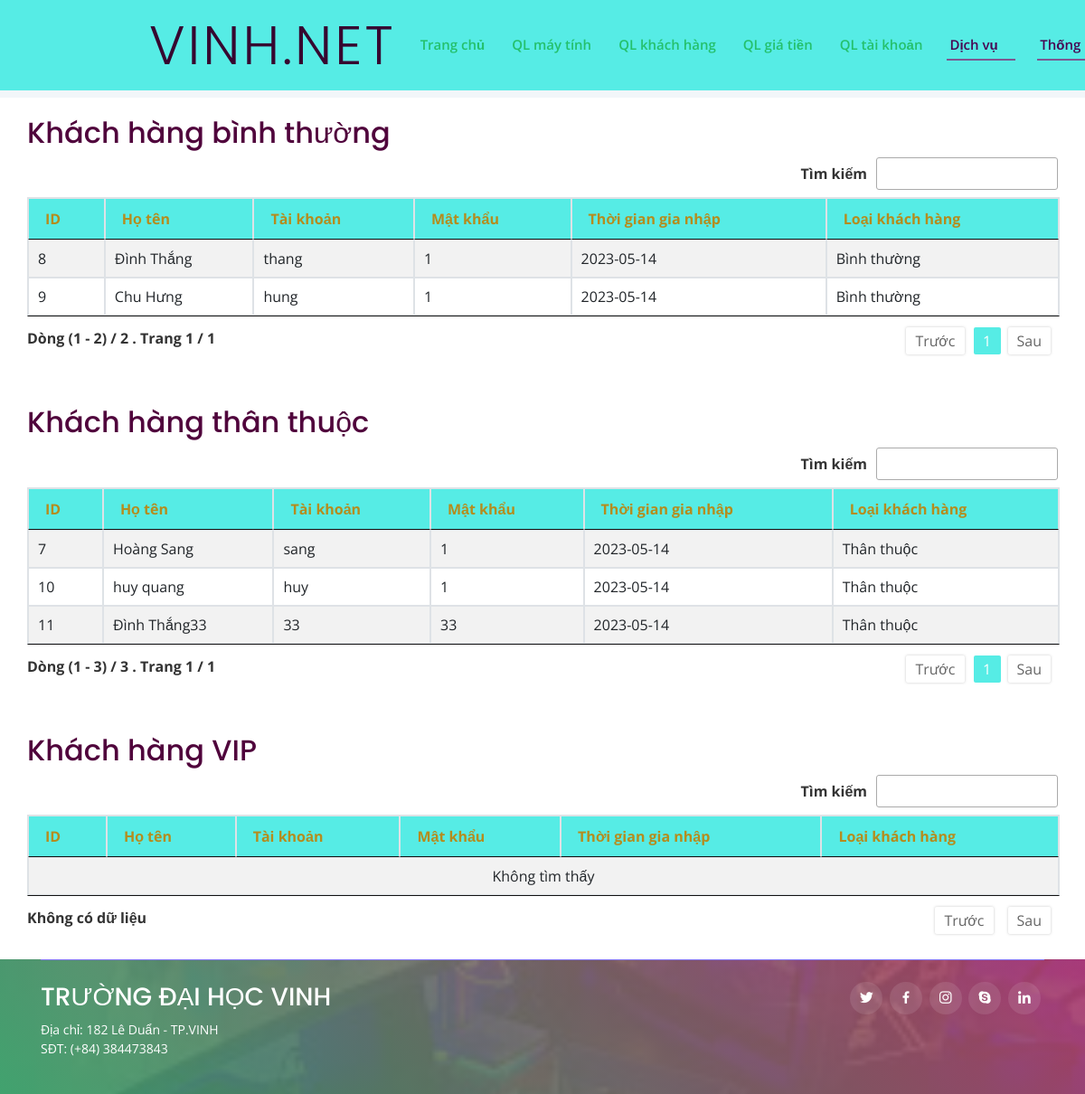
Screenshot of /thong-ke-khach-hang.php (signed in) with the database file from the repository.
### tables this page shows
CREATE TABLE `thongtinkhachhang` (
  `idkh` int(11) NOT NULL,
  `hoten` varchar(50) NOT NULL,
  `username` varchar(50) NOT NULL,
  `password` varchar(50) NOT NULL,
  `thoigiandangky` date NOT NULL,
  `loaikhachhang` varchar(50) NOT NULL,
  `gioitinh` varchar(50) NOT NULL
);

### thong-ke-khach-hang.php (the view, shortened to what this page needs)
<?php
require_once('./include/function.php');
require_once('./header.php');
?>
<div class="row mb-5">
    <h2>Khách hàng bình thường</h2>
    <table id="datatable1" style="width:100%" class="table table-striped table-bordered">
        <thead>
            <tr>
                <th>ID</th>
                <th>Họ tên</th>
                <th>Tài khoản</th>
                <th>Mật khẩu</th>
                <th>Thời gian gia nhập</th>
                <th>Loại khách hàng</th>
            </tr>
        </thead>
        <tbody>
            <?php
            $querykhachhang = mysqli_query($conn, "SELECT * FROM `thongtinkhachhang` WHERE `loaikhachhang` ='Bình thường'");
            if ($querykhachhang && $querykhachhang->num_rows > 0) {
                while ($row = mysqli_fetch_assoc($querykhachhang)) {
            ?>
                    <tr>
                        <td><?= $row['idkh'] ?></td>
                        <td><?= $row['hoten'] ?></td>
                        <td><?= $row['username'] ?></td>
                        <td><?= $row['password'] ?></td>
                        <td><?= $row['thoigiandangky'] ?></td>
                        <td><?= $row['loaikhachhang'] ?></td>
                    </tr>
            <?php
                }
            }
            ?>
        </tbody>
    </table>
</div>
<div class="row mb-5">
    <h2>Khách hàng thân thuộc</h2>
    <table id="datatable2" style="width:100%" class="table table-striped table-bordered">
        <thead>
            <tr>
                <th>ID</th>
                <th>Họ tên</th>
                <th>Tài khoản</th>
                <th>Mật khẩu</th>
                <th>Thời gian gia nhập</th>
                <th>Loại khách hàng</th>
            </tr>
        </thead>
        <tbody>
            <?php
            $querykhachhang = mysqli_query($conn, "SELECT * FROM `thongtinkhachhang` WHERE `loaikhachhang` ='Thân thuộc'");
            if ($querykhachhang && $querykhachhang->num_rows > 0) {
                while ($row = mysqli_fetch_assoc($querykhachhang)) {
            ?>
                    <tr>
                        <td><?= $row['idkh'] ?></td>
                        <td><?= $row['hoten'] ?></td>
                        <td><?= $row['username'] ?></td>
                        <td><?= $row['password'] ?></td>
                        <td><?= $row['thoigiandangky'] ?></td>
                        <td><?= $row['loaikhachhang'] ?></td>
                    </tr>
            <?php
                }
            }
            ?>
        </tbody>
    </table>
</div>
<div class="row">
    <h2>Khách hàng VIP</h2>
    <table id="datatable3" style="width:100%" class="table table-striped table-bordered">
        <thead>
            <tr>
                <th>ID</th>
                <th>Họ tên</th>
                <th>Tài khoản</th>
                <th>Mật khẩu</th>
                <th>Thời gian gia nhập</th>
                <th>Loại khách hàng</th>
            </tr>
        </thead>
        <tbody>
        </tbody>
    </table>
</div>
<?php
require_once('./footer.php');
?>

### assets/css/styleDatatable.css (style rules this page uses)
table.dataTable { width:100%;margin:0 auto;clear:both;border-collapse:separate;border-spacing:0 }
table.dataTable thead th,table.dataTable tfoot th { font-weight:bold }
table.dataTable thead th,table.dataTable thead td { padding:10px 18px;border-bottom:1px solid #111 }
table.dataTable thead .sorting,table.dataTable thead .sorting_asc,table.dataTable thead .sorting_desc,table.dataTable thead .sorting_asc_disabled,table.dataTable thead .sorting_desc_disabled { cursor:pointer;*cursor:hand;background-repeat:no-repeat;background-position:center right }
table.dataTable tbody tr { background-color:#fff }
table.dataTable tbody th,table.dataTable tbody td { padding:8px 10px }
table.dataTable.no-footer { border-bottom:1px solid #111 }
table.dataTable,table.dataTable th,table.dataTable td { box-sizing:content-box }

### assets/css/style.css (style rules this page uses)
body { font-family: "Open Sans", sans-serif; color: #50043c; cursor: url(../cursor/xanhla.cur), auto; }
h1, h2, h3, h4, h5, h6 { font-family: "Poppins", sans-serif; }
table.dataTable thead tr { background: #56ece5; color: #b58c1d; }
table.dataTable thead th { vertical-align: middle; }

### rows the page displays
thongtinkhachhang: idkh "8", hoten "Đình Thắng", username "thang", password "1", thoigiandangky "2023-05-14", loaikhachhang "Bình thường"
thongtinkhachhang: idkh "9", hoten "Chu Hưng", username "hung", password "1", thoigiandangky "2023-05-14", loaikhachhang "Bình thường"
thongtinkhachhang: idkh "7", hoten "Hoàng Sang", username "sang", password "1", thoigiandangky "2023-05-14", loaikhachhang "Thân thuộc"
thongtinkhachhang: idkh "10", hoten "huy quang", username "huy", password "1", thoigiandangky "2023-05-14", loaikhachhang "Thân thuộc"
thongtinkhachhang: idkh "11", hoten "Đình Thắng33", username "33", password "33", thoigiandangky "2023-05-14", loaikhachhang "Thân thuộc"
